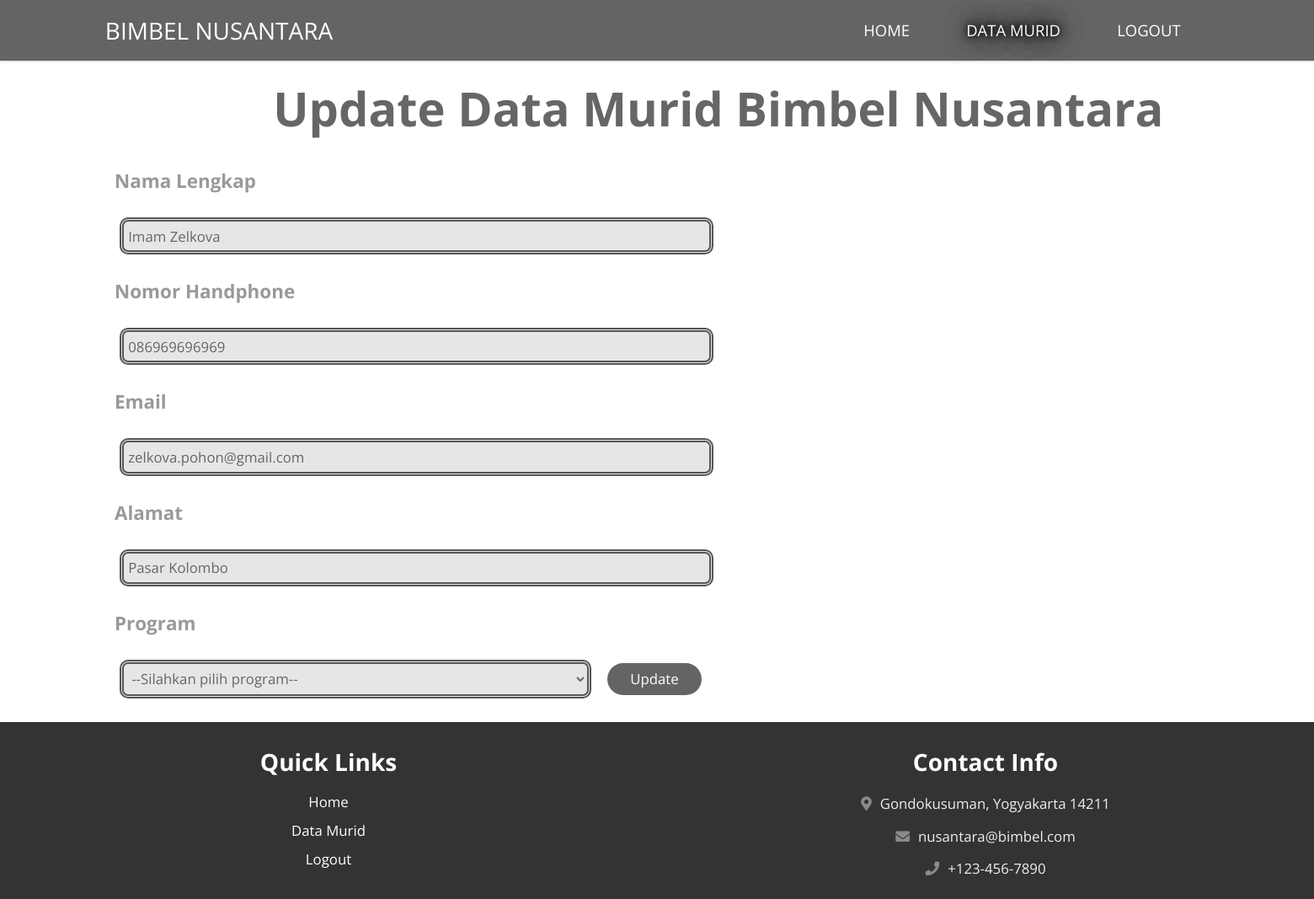
/edit.php?edit=4 (signed in), run on the app's committed database.
### tables this page shows
CREATE TABLE `murid` (
  `idMurid` int(10) UNSIGNED NOT NULL,
  `nama` varchar(50) NOT NULL,
  `noHP` varchar(15) NOT NULL,
  `email` varchar(50) NOT NULL,
  `alamat` varchar(50) NOT NULL,
  `waktuPendaftaran` datetime NOT NULL,
  `password` varchar(20) DEFAULT NULL,
  `idProgram` int(10) UNSIGNED DEFAULT NULL,
  `idPembayaran` int(10) UNSIGNED DEFAULT NULL
);

### edit.php (the view, shortened to what this page needs)
<?php
    require('db.php');
    $idMurid = $_GET['edit'];
    $result = mysqli_query($con,"select * from murid where idMurid = $idMurid");
    while($dataMurid = mysqli_fetch_array($result)) {
        $nama = $dataMurid['nama'];
        $noHP = $dataMurid['noHP'];
        $email = $dataMurid['email'];
        $alamat = $dataMurid['alamat'];
        $idProgram = $dataMurid['idProgram'];
    }
?>
<!DOCTYPE html>
<html>
<head>
        <link rel="stylesheet" href="https://cdnjs.cloudflare.com/ajax/libs/font-awesome/5.15.2/css/all.min.css">
        <link rel="stylesheet" href="css/style.css"/>
</head>
<body>
<header>
    <a href="index.php" class="logo"></i>BIMBEL NUSANTARA</a>
    <nav class="navbar">
        <ul>
            <li><a href="#home">HOME</a></li>
            <li><a class="active" href="data_murid.php">DATA MURID</a></li>
            <li><a href="logout.php">LOGOUT</a></li>
        </ul>
    </nav>
</header>
        <section class="body-reg">
            <form class="register" action="" method="post">
                <h2 class="body-title">Update Data Murid Bimbel Nusantara</h2>
                <p class="register-title"><strong>Nama Lengkap</strong></p>
                <input type="text" class="register-input" name="nama" value="<?php echo $nama?>" required/>
                <p class="register-title"><strong>Nomor Handphone</strong></p>
                <input type="text" class="register-input" name="noHP" value="<?php echo $noHP?>" required/>
                <p class="register-title"><strong>Email</strong></p>
                <input type="text" class="register-input" name="email" value="<?php echo $email?>" required/>
                <p class="register-title"><strong>Alamat</strong></p>
                <input type="text" class="register-input" name="alamat" value="<?php echo $alamat?>" required/>
                <p class="register-title"><strong>Program</strong></p>
                <select name="drop-prog" value=<?php echo $idProgram?> required>
                    <option value="">--Silahkan pilih program--</option>
                </select>
                <input type="submit" class="button-reg" name="update" value="Update"/>
            </form>
        </section>
        <div class="footer">
            <div class="box-container">
                <div class="box">
                    <h3>Quick Links</h3>
                    <a href="#home">Home</a>
                    <a href="data_murid.php">Data Murid</a>
                    <a href="logout.php">Logout</a>
                </div>
                <div class="box">
                    <h3>Contact Info</h3>
                    <p> <i class="fa fa-map-marker-alt"></i> Gondokusuman, Yogyakarta 14211 </p>
                    <p> <i class="fa fa-envelope"></i> nusantara@bimbel.com </p>
                    <p> <i class="fa fa-phone"></i> +123-456-7890 </p>
                </div>
            </div>
        </div>
</body>
</html>

### css/style.css (style rules this page uses)
:root { --gradient:linear-gradient(90deg, #646464, #646464); }
* { font-family: 'Open Sans', sans-serif; margin:0; padding:0; box-sizing: border-box; border:none; outline: none; text-decoration: none; transition: all .2s linear; background-color: ; }
html { font-size: 70%; overflow-x: hidden; }
section { min-height: 100vh; padding:1rem 8%; padding-top:6rem; }
header { width: 100%; display: flex; align-items: center; justify-content: space-between; position: fixed; top:0; left: 0; z-index: 1000; padding:1.5rem 8%; background:var(--gradient); box-shadow: 0 .1rem .3rem rgba(0,0,0,.3); }
header .logo { color:#fff; font-size: 2.5rem; }
header .navbar ul { display: flex; align-items: center; justify-content: center; list-style: none; }
header .navbar ul li { margin:0 3rem; }
header .navbar ul li a { font-size: 1.65rem; color:#fff; }
header .navbar ul li a.active, header .navbar ul li a:hover { color:rgb(255, 255, 255); text-shadow: 0px 0px 30px rgb(0, 0, 0),0px 0px 30px rgb(0, 0, 0),0px 0px 10px #000000,0px 0px 10px #000000; }
.footer { background:#333; }
.footer .box-container { display: flex; justify-content: center; flex-wrap: wrap; }
.footer .box-container .box { margin:1.5rem; text-align: center; flex:1 1 25rem; }
.footer .box-container .box h3 { font-size: 2.5rem; color:#fff; padding:1rem 0; }
.footer .box-container .box p { font-size: 1.5rem; color:#eee; padding:.7rem 0; }
.footer .box-container .box p i { padding-right: .5rem; color:#8a8a8a; }
.footer .box-container .box a { font-size: 1.5rem; display: block; padding:.5rem 0; color:rgb(255, 255, 255); }
.body-reg { display: flex; align-items: left; justify-content: center; flex-flow: column; position: relative; text-align: left; }
.body-reg .register h2 { font-size: 5rem; color:#666; width: 130rem; padding:2rem; text-align: center; }
.body-reg .register p { font-size: 2rem; color:#999; padding:0rem; width:50rem; }
.body-reg .register .register-title { display: flex; align-items: flex-start; justify-content: left; flex-wrap: wrap; }
.body-reg .register .register-title { width:55rem; position: relative; margin:1rem; }
.body-reg .register .register-input { border-radius: 10px; margin:1.5rem; width:63rem; padding:0.5rem; border: .5rem double rgba(0, 0, 0, 0.623); color:#666; font-size: 1.5rem; background-color: #e6e6e6; }
select { border-radius: 10px; margin:1.5rem; width:50rem; padding:0.5rem; border: .5rem double rgba(0, 0, 0, 0.623); color:#666; font-size: 1.5rem; background-color: #e6e6e6; }
.button-reg { padding:.7rem 2.4rem; font-size: 1.5rem; color:#fff; background:var(--gradient); border-radius: 5rem; margin-top: 1.1rem; cursor: pointer; position: relative; overflow: hidden; z-index: 0; }
.button-reg::before { content: ''; position: absolute; top:-1rem; left:-100%; background:#fff9; height:150%; width:20%; transform: rotate(25deg); z-index: -1; }

### data on the page
murid: nama "Imam Zelkova", noHP "086969696969", email "zelkova.pohon@gmail.com", alamat "Pasar Kolombo"
